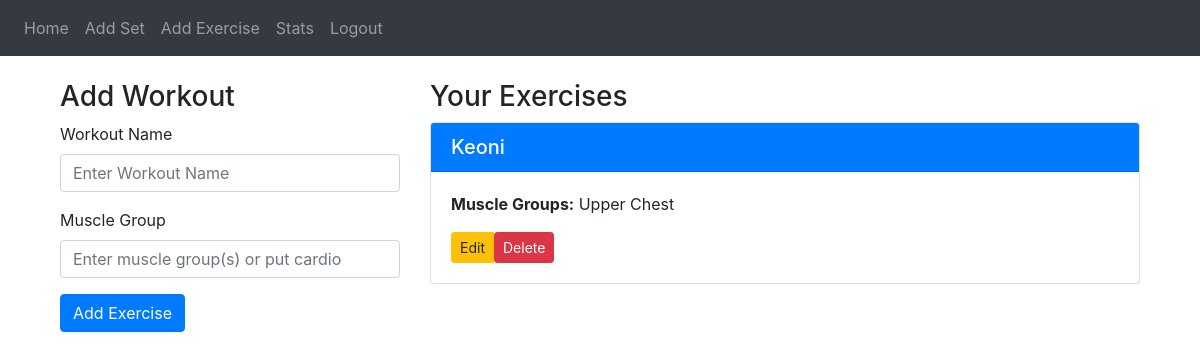
The app's page /createWorkout (signed in), older data.
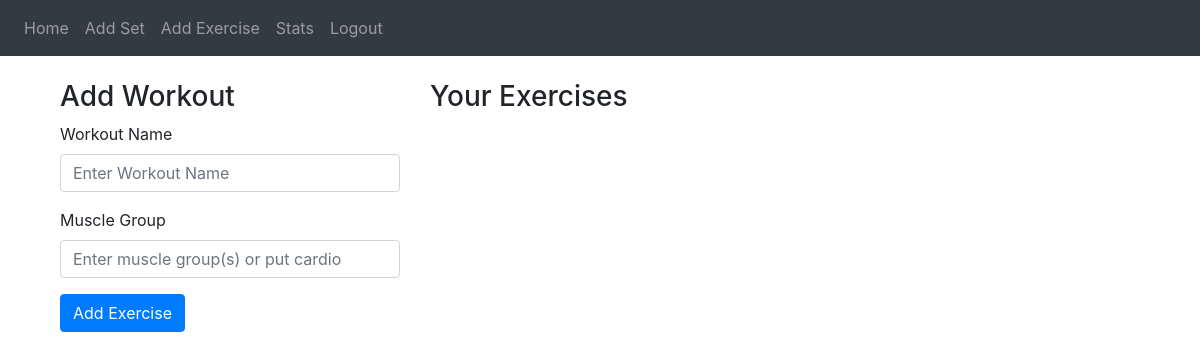
The same page, newer data.
### website/models.py (models this page shows, shortened)
class Workout(db.Model):
    id = db.Column(db.Integer, primary_key=True)  # Workout ID
    user_id = db.Column(db.Integer, db.ForeignKey('user.id'))  # User ID who logged the workout
    exercise_name = db.Column(db.String(200), nullable=False)  # Name of the exercise (e.g., "Bench Press")
    muscles = db.relationship('WorkoutMuscle', back_populates='workout', cascade="all, delete")  # Added cascade here

class MuscleGroup(db.Model):
    id = db.Column(db.Integer, primary_key=True)
    name = db.Column(db.String(100), unique=True, nullable=False)
    workouts = db.relationship('WorkoutMuscle', back_populates='muscle_group')

### website/views.py (the view, shortened to what this page needs)
@views.route('/createWorkout', methods=['POST', 'GET'])
@login_required
def workout():
    muscle_groups = MuscleGroup.query.all()
    muscle_names = [{'name': muscle.name, 'id': muscle.id} for muscle in muscle_groups]
    workouts = Workout.query.filter_by(user_id=current_user.id).all()
    workout_list = []
    for workout in workouts:
        muscles = [wm.muscle_group.name for wm in workout.muscles]
        workout_list.append({
            'exercise_id': workout.id,
            'exercise_name': workout.exercise_name,
            'muscle_groups': ", ".join(muscles)  # Join muscle groups with a comma
        })
    return render_template('workout.html', user=current_user, muscle_names=muscle_names, nameList=workout_list)

### website/__init__.py (called while the page is built)
def create_app():
    app = Flask(__name__)
    app.config['SECRET_KEY'] = 'gymprogressKey'
    app.config['SQLALCHEMY_DATABASE_URI'] = f'sqlite:///{DB_NAME}'
    db.init_app(app)
    from .views import views
    from .auth import auth
    app.register_blueprint(views, url_prefix='/')
    app.register_blueprint(auth, url_prefix='/')
    from .models import User, Weight, MuscleGroup
    create_database(app)  # Ensure the database is created
    login_manager = LoginManager()
    login_manager.login_view = 'auth.login'
    login_manager.init_app(app)
    @login_manager.user_loader
    def load_user(id):
        return User.query.get(int(id))
    return app

### website/templates/workout.html (shortened to what this page needs)
{% extends "base.html" %}
{% block content %}
<div class="container mt-4">
    <div class="row">
        <div class="col-md-4">
            <h3>Add Workout</h3>
            <form method="POST">
                <div class="form-group">
                    <label for="workout_name">Workout Name</label>
                    <input type="text" class="form-control" id="workout_name" name="workout_name" placeholder="Enter Workout Name" required>
                </div>
                <div class="form-group">
                    <label for="muscles">Muscle Group</label>
                    <input
                        id="muscles"
                        name="muscles"
                        type="text"
                        class="form-control"
                        placeholder="Enter muscle group(s) or put cardio"
                    />
                </div>
                <button type="submit" class="btn btn-primary">Add Exercise</button>
            </form>
        </div>
        <div class="col-md-8">
            <h3>Your Exercises</h3>
            <div class="exercise-list" style="max-height: 500px; overflow-y: scroll;">
                {% for workout in nameList %}
                    <div class="card mb-3">
                        <div class="card-header bg-primary text-white">
                            <h5 class="mb-0">{{ workout.exercise_name }}</h5>
                        </div>
                        <div class="card-body">
                            <p><strong>Muscle Groups:</strong> {{ workout.muscle_groups }}</p>
                            <div class="btn-group">
                                <a href="/" class="btn btn-warning btn-sm">
                                    Edit
                                </a>
                                <form action="{{ url_for('views.delete_exercise', exercise_id=workout.exercise_id) }}" method="POST" style="display:inline;">
                                    <button type="submit" class="btn btn-danger btn-sm" onclick="return confirm('Are you sure you want to delete this exercise?')">Delete</button>
                                </form>
                            </div>
                        </div>
                    </div>
                {% endfor %}
            </div>
        </div>
    </div>
</div>
{% endblock %}

Row changes from the older to the newer data that the page shows:
removed Workout: exercise_name "Keoni"
no longer on this page (row unchanged): MuscleGroup: muscle_groups "Upper Chest"
Text that changed along with them:
list line gone: "Muscle Groups: Edit Delete"
